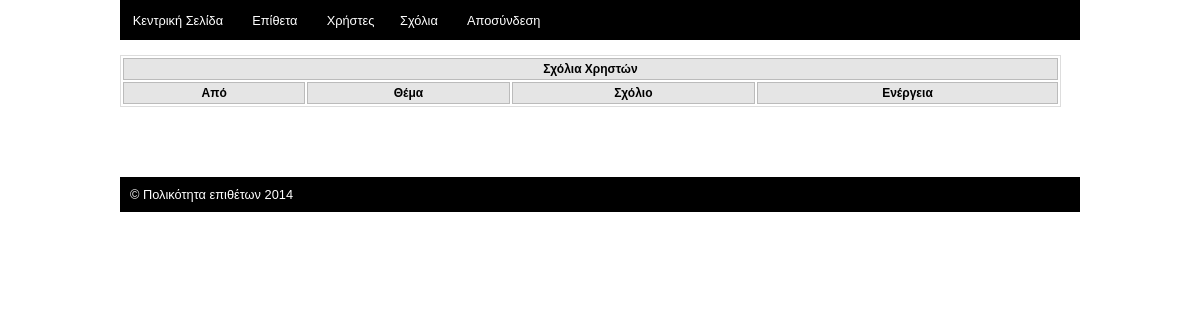
The page /project/site/admin/contactus.php (signed in) on the database as committed earlier.
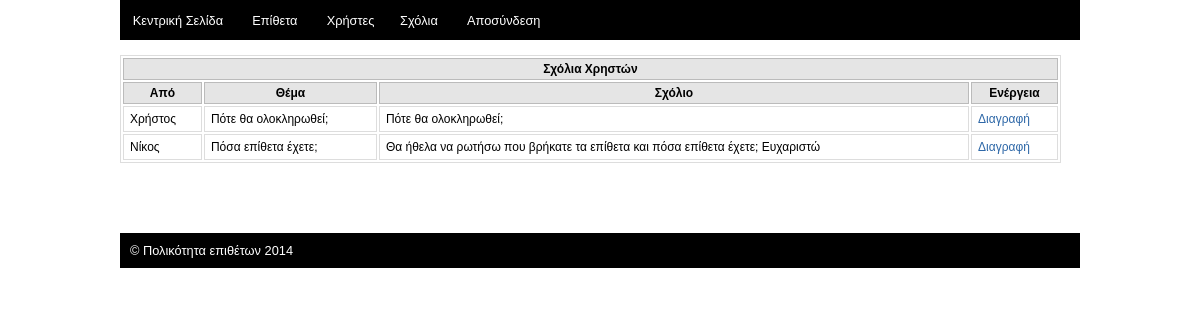
The same page on the database as committed later.
### tables this page shows
CREATE TABLE IF NOT EXISTS `contactus` (
  `id` int(11) NOT NULL AUTO_INCREMENT,
  `from` varchar(255) NOT NULL,
  `subject` varchar(255) NOT NULL,
  `comment` text NOT NULL,
  PRIMARY KEY (`id`)
);

### project/site/includes/functions.php (called while the page is built, shortened)
<?php
function isAdvanced() {
	if( isset( $_SESSION['userType'])  &&  $_SESSION['userType'] == 'advanced') {
		return true;
	} else {
		return false;
	}
}
function getComments()
{
	$comment_list = array();
	$sql = "SELECT * FROM`contactus`";
	$result = mysql_query($sql);
	$i=0;
	while ($row = mysql_fetch_array($result)) {
		$comment = new Comment();
		$comment->id = $row['id'];
		$comment->from = $row['from'];
		$comment->subject = $row['subject'];
		$comment->comment = $row['comment'];
		$comment_list[$i] = $comment;
		$i++;
	}
	return $comment_list;
}
?>

### project/site/admin/contactus.php (the view, shortened to what this page needs)
<?php
include('header.php');
?>
<div id="content">
<br/>
<table>
		<tr>
			<th colspan='4' ><strong>Σχόλια Χρηστών</strong></th>
		</tr>
		<tr>
			<th><strong>Από</strong></th>
			<th><strong>Θέμα</strong></th>
			<th><strong>Σχόλιο</strong></th>
			<th><strong>Ενέργεια</strong></th>
		</tr>
		<?php
		$comments = getComments();
		foreach ( $comments as $cmnt){
			echo "<tr>";
			echo "<td>$cmnt->from</td><td>$cmnt->subject</td>";
			echo "<td>$cmnt->comment</td>";
			echo "<td> <a href=\"javascript:delcomment('$cmnt->id');\">Διαγραφή</a></td>";
			echo "</tr>";
		}
		?>
</table>
</div>
<br/><br/><br/><br/>
<?php
include('footer.php');
?>

### project/site/admin/header.php (shortened to what this page needs)
<!DOCTYPE html>
<html lang="en">
<head>
<link href="<?php echo DIR;?>css/adminstyle.css" rel="stylesheet" type="text/css" />
</head>
<body>
<div id="wrapper">
	<div id="navigation">
		<ul class="menu">
			<li><a href="<?php echo DIRADMIN;?>">Κεντρική Σελίδα</a></li>
			<li><a href="<?php echo DIRADMIN;?>adjectives.php">Επίθετα</a></li>
			<?php
				if (isAdvanced())
					echo  "<li><a href='" .DIRADMIN . "users.php'>Χρήστες</a></li>";
				echo  "<li><a href='" .DIRADMIN . "contactus.php'>Σχόλια</a><li>";
			?>
			<li><a href="<?php echo DIRADMIN;?>?logout">Αποσύνδεση</a></li>
		</ul>
	</div>

### project/site/admin/footer.php
	<div id="footer">
		<span class="copy" style="margin-left: 10px;">&copy; <?php echo SITETITLE.' '. date('Y');?> </span>
	</div>
</div>
</body>
</html>

### project/site/css/adminstyle.css (style rules this page uses)
body { font-size: 80%; font-family:Arial, Helvetica, sans-serif; margin:0; }
#wrapper { margin:auto; width:960px; }
#navigation { background:#000000; height:40px; }
.menu { float: left; margin-bottom: 1em; padding:0px; }
.menu a { padding: .75em 1em; text-decoration:none; color:#ffffff; }
.menu a { color:#ffffff; }
.menu li { background:#000000; display:inline; }
#content { width:960px; margin:auto; }
#footer { clear:both; color:#fff; height:auto; margin:auto; padding:10px 0px; width:960px; background:#000; margin-bottom:10px; }
a { text-decoration:none; color:#2d67a7; background-color: inherit; }
table { width:98%; border:1px solid #DDDDDD; font-size:12px; color:#000;background:#fff; margin-bottom:10px; }
table th { background-color:#E5E5E5; border:1px solid #BBBBBB; padding:3px 6px; font-weight:normal; color:#000; }
table tr td { border:1px solid #DDDDDD; padding:5px 6px; }

Rows that differ between the two databases and show on the page:
added contactus: from "Χρήστος", subject "Πότε θα ολοκληρωθεί;", comment "Πότε θα ολοκληρωθεί;"
added contactus: from "Νίκος", subject "Πόσα επίθετα έχετε;", comment "Θα ήθελα να ρωτήσω που βρήκατε τα επίθετα και πόσα επίθετα έχετε; Ευχαριστώ"
